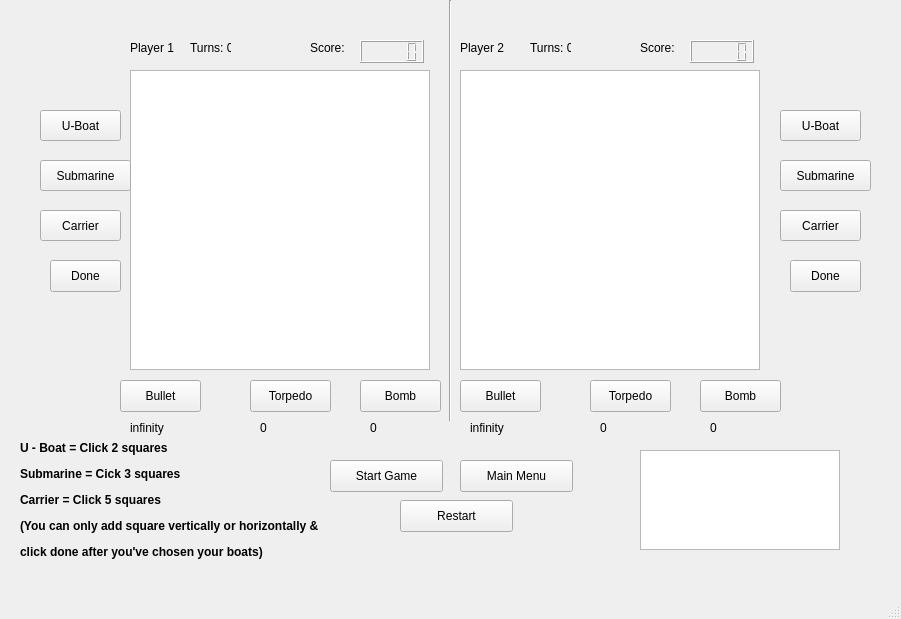
<?xml version="1.0" encoding="UTF-8"?>
<ui version="4.0">
 <class>MainWindow</class>
 <widget class="QMainWindow" name="MainWindow">
  <property name="geometry">
   <rect>
    <x>0</x>
    <y>0</y>
    <width>901</width>
    <height>619</height>
   </rect>
  </property>
  <property name="windowTitle">
   <string>MainWindow</string>
  </property>
  <widget class="QWidget" name="centralwidget">
   <widget class="QGraphicsView" name="p1_screen">
    <property name="geometry">
     <rect>
      <x>130</x>
      <y>70</y>
      <width>300</width>
      <height>300</height>
     </rect>
    </property>
   </widget>
   <widget class="QGraphicsView" name="p2_screen">
    <property name="geometry">
     <rect>
      <x>460</x>
      <y>70</y>
      <width>300</width>
      <height>300</height>
     </rect>
    </property>
   </widget>
   <widget class="QPushButton" name="Uboat1">
    <property name="geometry">
     <rect>
      <x>40</x>
      <y>110</y>
      <width>81</width>
      <height>31</height>
     </rect>
    </property>
    <property name="text">
     <string>U-Boat</string>
    </property>
   </widget>
   <widget class="QPushButton" name="Submarine1">
    <property name="geometry">
     <rect>
      <x>40</x>
      <y>160</y>
      <width>91</width>
      <height>31</height>
     </rect>
    </property>
    <property name="text">
     <string>Submarine</string>
    </property>
   </widget>
   <widget class="QPushButton" name="Carrier1">
    <property name="geometry">
     <rect>
      <x>40</x>
      <y>210</y>
      <width>81</width>
      <height>31</height>
     </rect>
    </property>
    <property name="text">
     <string>Carrier</string>
    </property>
   </widget>
   <widget class="QPushButton" name="Carrier2">
    <property name="geometry">
     <rect>
      <x>780</x>
      <y>210</y>
      <width>81</width>
      <height>31</height>
     </rect>
    </property>
    <property name="text">
     <string>Carrier</string>
    </property>
   </widget>
   <widget class="QPushButton" name="Submarine2">
    <property name="geometry">
     <rect>
      <x>780</x>
      <y>160</y>
      <width>91</width>
      <height>31</height>
     </rect>
    </property>
    <property name="text">
     <string>Submarine</string>
    </property>
   </widget>
   <widget class="QPushButton" name="Uboat2">
    <property name="geometry">
     <rect>
      <x>780</x>
      <y>110</y>
      <width>81</width>
      <height>31</height>
     </rect>
    </property>
    <property name="text">
     <string>U-Boat</string>
    </property>
   </widget>
   <widget class="QPushButton" name="start_game">
    <property name="geometry">
     <rect>
      <x>330</x>
      <y>460</y>
      <width>113</width>
      <height>32</height>
     </rect>
    </property>
    <property name="text">
     <string>Start Game</string>
    </property>
   </widget>
   <widget class="QLabel" name="label">
    <property name="geometry">
     <rect>
      <x>130</x>
      <y>40</y>
      <width>59</width>
      <height>16</height>
     </rect>
    </property>
    <property name="text">
     <string>Player 1</string>
    </property>
   </widget>
   <widget class="QLabel" name="label_2">
    <property name="geometry">
     <rect>
      <x>460</x>
      <y>40</y>
      <width>59</width>
      <height>16</height>
     </rect>
    </property>
    <property name="text">
     <string>Player 2</string>
    </property>
   </widget>
   <widget class="QLCDNumber" name="ScorePlayer1">
    <property name="geometry">
     <rect>
      <x>690</x>
      <y>40</y>
      <width>64</width>
      <height>23</height>
     </rect>
    </property>
   </widget>
   <widget class="QLCDNumber" name="ScorePlayer2">
    <property name="geometry">
     <rect>
      <x>360</x>
      <y>40</y>
      <width>64</width>
      <height>23</height>
     </rect>
    </property>
   </widget>
   <widget class="QLabel" name="score_1">
    <property name="geometry">
     <rect>
      <x>310</x>
      <y>40</y>
      <width>59</width>
      <height>16</height>
     </rect>
    </property>
    <property name="text">
     <string>Score:</string>
    </property>
   </widget>
   <widget class="QLabel" name="score_2">
    <property name="geometry">
     <rect>
      <x>640</x>
      <y>40</y>
      <width>59</width>
      <height>16</height>
     </rect>
    </property>
    <property name="text">
     <string>Score:</string>
    </property>
   </widget>
   <widget class="QPushButton" name="pushButton_8">
    <property name="geometry">
     <rect>
      <x>120</x>
      <y>380</y>
      <width>81</width>
      <height>32</height>
     </rect>
    </property>
    <property name="text">
     <string>Bullet</string>
    </property>
   </widget>
   <widget class="QPushButton" name="Torpedo_1">
    <property name="geometry">
     <rect>
      <x>250</x>
      <y>380</y>
      <width>81</width>
      <height>32</height>
     </rect>
    </property>
    <property name="text">
     <string>Torpedo</string>
    </property>
   </widget>
   <widget class="QPushButton" name="Bomb_1">
    <property name="geometry">
     <rect>
      <x>360</x>
      <y>380</y>
      <width>81</width>
      <height>32</height>
     </rect>
    </property>
    <property name="text">
     <string>Bomb</string>
    </property>
   </widget>
   <widget class="QPushButton" name="Bomb_2">
    <property name="geometry">
     <rect>
      <x>700</x>
      <y>380</y>
      <width>81</width>
      <height>32</height>
     </rect>
    </property>
    <property name="text">
     <string>Bomb</string>
    </property>
   </widget>
   <widget class="QPushButton" name="pushButton_12">
    <property name="geometry">
     <rect>
      <x>460</x>
      <y>380</y>
      <width>81</width>
      <height>32</height>
     </rect>
    </property>
    <property name="text">
     <string>Bullet</string>
    </property>
   </widget>
   <widget class="QPushButton" name="Torpedo_2">
    <property name="geometry">
     <rect>
      <x>590</x>
      <y>380</y>
      <width>81</width>
      <height>32</height>
     </rect>
    </property>
    <property name="text">
     <string>Torpedo</string>
    </property>
   </widget>
   <widget class="Line" name="line">
    <property name="geometry">
     <rect>
      <x>430</x>
      <y>0</y>
      <width>41</width>
      <height>421</height>
     </rect>
    </property>
    <property name="orientation">
     <enum>Qt::Vertical</enum>
    </property>
   </widget>
   <widget class="QPushButton" name="main_menu">
    <property name="geometry">
     <rect>
      <x>460</x>
      <y>460</y>
      <width>113</width>
      <height>32</height>
     </rect>
    </property>
    <property name="text">
     <string>Main Menu</string>
    </property>
   </widget>
   <widget class="QLabel" name="label_5">
    <property name="geometry">
     <rect>
      <x>130</x>
      <y>420</y>
      <width>59</width>
      <height>16</height>
     </rect>
    </property>
    <property name="text">
     <string>infinity</string>
    </property>
   </widget>
   <widget class="QLabel" name="torpedo_1">
    <property name="geometry">
     <rect>
      <x>260</x>
      <y>420</y>
      <width>59</width>
      <height>16</height>
     </rect>
    </property>
    <property name="text">
     <string>0</string>
    </property>
   </widget>
   <widget class="QLabel" name="bomb_1">
    <property name="geometry">
     <rect>
      <x>370</x>
      <y>420</y>
      <width>59</width>
      <height>16</height>
     </rect>
    </property>
    <property name="text">
     <string>0</string>
    </property>
   </widget>
   <widget class="QLabel" name="label_8">
    <property name="geometry">
     <rect>
      <x>470</x>
      <y>420</y>
      <width>59</width>
      <height>16</height>
     </rect>
    </property>
    <property name="text">
     <string>infinity</string>
    </property>
   </widget>
   <widget class="QLabel" name="torpedo_2">
    <property name="geometry">
     <rect>
      <x>600</x>
      <y>420</y>
      <width>59</width>
      <height>16</height>
     </rect>
    </property>
    <property name="text">
     <string>0</string>
    </property>
   </widget>
   <widget class="QLabel" name="bomb_2">
    <property name="geometry">
     <rect>
      <x>710</x>
      <y>420</y>
      <width>59</width>
      <height>16</height>
     </rect>
    </property>
    <property name="text">
     <string>0</string>
    </property>
   </widget>
   <widget class="QLabel" name="rules">
    <property name="geometry">
     <rect>
      <x>20</x>
      <y>420</y>
      <width>341</width>
      <height>161</height>
     </rect>
    </property>
    <property name="text">
     <string>&lt;html&gt;&lt;head/&gt;&lt;body&gt;&lt;p&gt;&lt;span style=&quot; font-weight:600;&quot;&gt;U - Boat = Click 2 squares&lt;/span&gt;&lt;/p&gt;&lt;p&gt;&lt;span style=&quot; font-weight:600;&quot;&gt;Submarine = Cick 3 squares&lt;/span&gt;&lt;/p&gt;&lt;p&gt;&lt;span style=&quot; font-weight:600;&quot;&gt;Carrier = Click 5 squares&lt;/span&gt;&lt;/p&gt;&lt;p&gt;&lt;span style=&quot; font-weight:600;&quot;&gt;(You can only add square vertically or horizontally &amp;amp; &lt;/span&gt;&lt;/p&gt;&lt;p&gt;&lt;span style=&quot; font-weight:600;&quot;&gt;click done after you've chosen your boats)&lt;/span&gt;&lt;/p&gt;&lt;/body&gt;&lt;/html&gt;</string>
    </property>
   </widget>
   <widget class="QPushButton" name="Done1">
    <property name="geometry">
     <rect>
      <x>50</x>
      <y>260</y>
      <width>71</width>
      <height>32</height>
     </rect>
    </property>
    <property name="text">
     <string>Done</string>
    </property>
   </widget>
   <widget class="QPushButton" name="Done2">
    <property name="geometry">
     <rect>
      <x>790</x>
      <y>260</y>
      <width>71</width>
      <height>32</height>
     </rect>
    </property>
    <property name="text">
     <string>Done</string>
    </property>
   </widget>
   <widget class="QGraphicsView" name="scorebar">
    <property name="enabled">
     <bool>true</bool>
    </property>
    <property name="geometry">
     <rect>
      <x>640</x>
      <y>450</y>
      <width>200</width>
      <height>100</height>
     </rect>
    </property>
   </widget>
   <widget class="QPushButton" name="restart_game">
    <property name="geometry">
     <rect>
      <x>400</x>
      <y>500</y>
      <width>113</width>
      <height>32</height>
     </rect>
    </property>
    <property name="text">
     <string>Restart</string>
    </property>
   </widget>
   <widget class="QLabel" name="turn_1">
    <property name="geometry">
     <rect>
      <x>190</x>
      <y>40</y>
      <width>41</width>
      <height>16</height>
     </rect>
    </property>
    <property name="text">
     <string>Turns: 0</string>
    </property>
   </widget>
   <widget class="QLabel" name="turn_2">
    <property name="geometry">
     <rect>
      <x>530</x>
      <y>40</y>
      <width>41</width>
      <height>16</height>
     </rect>
    </property>
    <property name="text">
     <string>Turns: 0</string>
    </property>
   </widget>
  </widget>
  <widget class="QMenuBar" name="menubar">
   <property name="geometry">
    <rect>
     <x>0</x>
     <y>0</y>
     <width>901</width>
     <height>21</height>
    </rect>
   </property>
  </widget>
  <widget class="QStatusBar" name="statusbar"/>
 </widget>
 <resources/>
 <connections/>
</ui>
